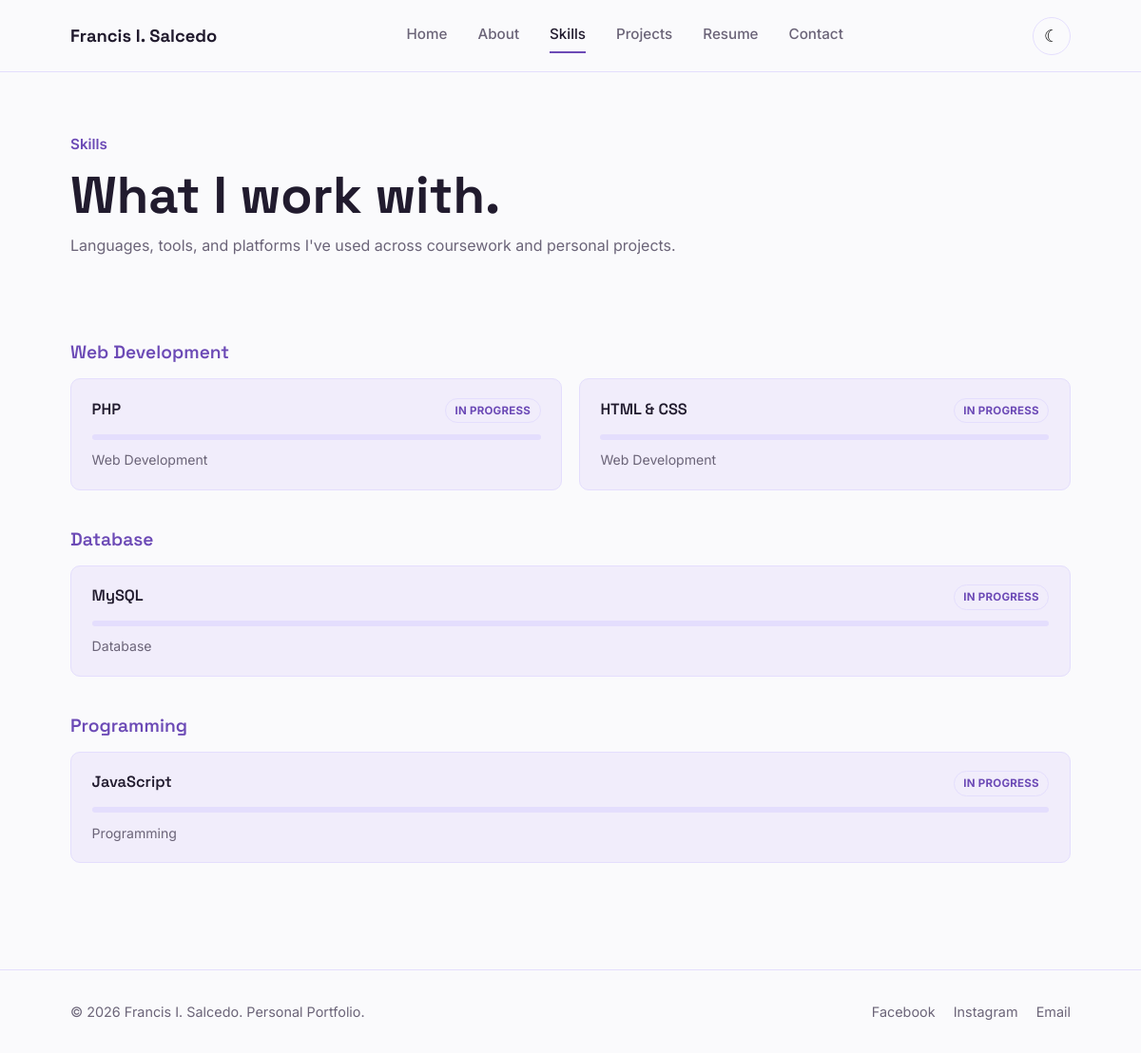
The page /skills.php on the database its author committed.
### tables this page shows
CREATE TABLE settings (setting_key VARCHAR(100) PRIMARY KEY,setting_value TEXT NOT NULL);

CREATE TABLE skills (id INT UNSIGNED AUTO_INCREMENT PRIMARY KEY,name VARCHAR(150) NOT NULL,category VARCHAR(100) NOT NULL DEFAULT '',proficiency TINYINT UNSIGNED NULL,sort_order INT NOT NULL DEFAULT 0);

### includes/bootstrap.php (called while the page is built, shortened)
<?php
function db(): PDO
{
    static $pdo = null;
    if ($pdo instanceof PDO) return $pdo;
    $privateConfig = __DIR__ . '/database.local.php';
    $fileConfig = is_file($privateConfig) ? require $privateConfig : [];
    $host = getenv('PORTFOLIO_DB_HOST') ?: ($fileConfig['host'] ?? '127.0.0.1');
    $name = getenv('PORTFOLIO_DB_NAME') ?: ($fileConfig['name'] ?? 'portfolio');
    $user = getenv('PORTFOLIO_DB_USER') ?: ($fileConfig['user'] ?? 'root');
    $pass = getenv('PORTFOLIO_DB_PASSWORD');
    if ($pass === false) $pass = $fileConfig['password'] ?? '';
    try {
        $pdo = new PDO("mysql:host={$host};dbname={$name};charset=utf8mb4", $user, $pass, [
            PDO::ATTR_ERRMODE => PDO::ERRMODE_EXCEPTION,
            PDO::ATTR_DEFAULT_FETCH_MODE => PDO::FETCH_ASSOC,
            PDO::ATTR_EMULATE_PREPARES => false,
        ]);
    } catch (PDOException $exception) {
        error_log('Portfolio database connection failed: ' . $exception->getMessage());
        throw new RuntimeException('Database connection failed. Check the database configuration.');
    }
    return $pdo;
}
function e(?string $value): string { return htmlspecialchars($value ?? '', ENT_QUOTES | ENT_SUBSTITUTE, 'UTF-8'); }
function portfolio_setting(string $key, string $fallback = ''): string
{
    $q = db()->prepare('SELECT setting_value FROM settings WHERE setting_key = ?'); $q->execute([$key]);
    $value = $q->fetchColumn(); return $value === false ? $fallback : (string)$value;
}
?>

### skills.php (the view, shortened to what this page needs)
<?php
require_once __DIR__ . '/includes/bootstrap.php';
$name = portfolio_setting('name', 'Francis I. Salcedo');
$skills = db()->query('SELECT name, category, proficiency FROM skills ORDER BY sort_order, name')->fetchAll();
$groups = [];
foreach ($skills as $skill) {
    $category = trim((string)$skill['category']) ?: 'Skills';
    $groups[$category][] = $skill;
}
function skill_level_label($level): string {
    if ($level === null || $level === '') return 'In progress';
    return 'Basic';
}
?>
<!DOCTYPE html>
<html lang="en">
<head>
  <link rel="stylesheet" href="css/style.css">
</head>
<body>
  <header class="navbar"><div class="nav-inner">
    <a href="index.php" class="nav-brand"><?= e($name) ?></a>
    <nav class="nav-links" id="navLinks">
      <a href="index.php">Home</a><a href="about.php">About</a><a href="skills.php" aria-current="page">Skills</a><a href="projects.php">Projects</a><a href="resume.php">Resume</a><a href="contact.php">Contact</a>
    </nav>
    <div class="nav-controls"><button class="theme-toggle" id="themeToggle" aria-label="Toggle dark mode"></button></div>
  </div></header>
  <main>
    <section class="page-hero container"><p class="section-label">Skills</p><h1>What I work with.</h1><p>Languages, tools, and platforms I've used across coursework and personal projects.</p></section>
    <section class="section container">
      <?php if ($groups): foreach ($groups as $category => $items): ?>
        <div class="skills-group"><h3><?= e($category) ?></h3><div class="skill-detail-grid">
          <?php foreach ($items as $skill): $level = $skill['proficiency'] === null ? 0 : max(0, min(100, (int)$skill['proficiency'])); ?>
            <article class="skill-item"><div class="skill-item-head"><h4><?= e($skill['name']) ?></h4><span class="skill-level-tag"><?= e(skill_level_label($skill['proficiency'])) ?></span></div>
              <div class="skill-bar-track"><div class="skill-bar-fill" data-level="<?= $level ?>"></div></div>
              <?php if ($skill['category'] !== ''): ?><p><?= e($skill['category']) ?></p><?php endif; ?>
            </article>
          <?php endforeach; ?>
        </div></div>
      <?php endforeach; else: ?><p>Skills have not been added yet.</p><?php endif; ?>
    </section>
  </main>
  <footer class="site-footer"><div class="container footer-inner"><p>&copy; <?= date('Y') ?> <?= e($name) ?>. Personal Portfolio.</p><div class="footer-socials"><a href="https://www.facebook.com/francis.salcedo.26" target="_blank" rel="noopener">Facebook</a><a href="https://www.instagram.com/washi.washi.26" target="_blank" rel="noopener">Instagram</a><a href="mailto:<?= e(portfolio_setting('email', 'salcedofrancis88@gmail.com')) ?>">Email</a></div></div></footer>
</body>
</html>

### css/style.css (style rules this page uses)
:root { --bg: #fafafc; --surface: #f1edfb; --surface-2: #ffffff; --border: #e4defd; --text: #211b2e; --text-muted: #6b6478; --primary: #6c4ab6; --primary-dark: #4e3390; --accent: #b79ced; --on-primary: #ffffff; --radius: 10px; --max-width: 1100px; --shadow: 0 1px 0 rgba(33, 27, 46, 0.04); }
* { box-sizing: border-box; margin: 0; padding: 0; }
html { scroll-behavior: smooth; }
body { background: var(--bg); color: var(--text); font-family: 'Inter', system-ui, -apple-system, sans-serif; font-size: 16px; line-height: 1.6; transition: background 0.25s ease, color 0.25s ease; }
h1, h2, h3, h4 { font-family: 'Space Grotesk', 'Inter', sans-serif; font-weight: 600; line-height: 1.2; color: var(--text); }
h1 { font-size: clamp(2.2rem, 5vw, 3.4rem); font-weight: 700; }
h3 { font-size: 1.2rem; }
p { color: var(--text-muted); max-width: 65ch; }
a { color: inherit; text-decoration: none; }
button { font-family: inherit; cursor: pointer; border: none; background: none; }
.container { max-width: var(--max-width); margin: 0 auto; padding: 0 1.5rem; }
.section { padding-top: 4.5rem; padding-bottom: 4.5rem; }
.section-label { color: var(--primary); font-weight: 600; font-size: 0.95rem; margin-bottom: 0.5rem; }
.navbar { position: sticky; top: 0; z-index: 100; background: color-mix(in srgb, var(--bg) 88%, transparent); backdrop-filter: blur(10px); border-bottom: 1px solid var(--border); }
.nav-inner { display: flex; align-items: center; justify-content: space-between; padding: 1.1rem 1.5rem; max-width: var(--max-width); margin: 0 auto; }
.nav-brand { font-family: 'Space Grotesk', sans-serif; font-weight: 700; font-size: 1.15rem; }
.nav-links { display: flex; gap: 2rem; align-items: center; }
.nav-links a { color: var(--text-muted); font-weight: 500; font-size: 0.95rem; padding: 0.3rem 0; border-bottom: 2px solid transparent; transition: color 0.15s ease, border-color 0.15s ease; }
.nav-links a:hover, .nav-links a.active { color: var(--text); border-color: var(--primary); }
.nav-controls { display: flex; align-items: center; gap: 0.75rem; }
.theme-toggle { width: 40px; height: 40px; border-radius: 50%; border: 1px solid var(--border); display: flex; align-items: center; justify-content: center; font-size: 1.1rem; }
.site-footer { border-top: 1px solid var(--border); padding: 2rem 0; color: var(--text-muted); font-size: 0.9rem; }
.footer-inner { display: flex; justify-content: space-between; align-items: center; flex-wrap: wrap; gap: 1rem; }
.footer-socials { display: flex; gap: 1.2rem; }
.footer-socials a { color: var(--text-muted); }
.skills-group { margin-bottom: 2.5rem; }
.skills-group h3 { margin-bottom: 1rem; color: var(--primary); }
.skill-detail-grid { display: grid; grid-template-columns: repeat(auto-fit, minmax(260px, 1fr)); gap: 1.1rem; }
.skill-item { background: var(--surface); border: 1px solid var(--border); border-radius: var(--radius); padding: 1.2rem 1.35rem; transition: border-color 0.15s ease; }
.skill-item-head { display: flex; justify-content: space-between; align-items: baseline; gap: 0.75rem; margin-bottom: 0.5rem; }
.skill-item-head h4 { font-family: 'Space Grotesk', sans-serif; font-size: 1.02rem; }
.skill-level-tag { flex-shrink: 0; font-size: 0.72rem; font-weight: 700; letter-spacing: 0.02em; text-transform: uppercase; color: var(--primary); border: 1px solid var(--border); padding: 0.2rem 0.6rem; border-radius: 999px; white-space: nowrap; }
.skill-bar-track { height: 6px; background: var(--border); border-radius: 999px; overflow: hidden; margin: 0.7rem 0 0.65rem; }
.skill-item p { font-size: 0.88rem; color: var(--text-muted); max-width: none; }
.page-hero { padding-top: 3.5rem; padding-bottom: 1rem; }
.page-hero p { margin-top: 0.5rem; }

### rows shown on the page
settings: setting_value "Francis I. Salcedo"
skills: name "PHP", proficiency "IN PROGRESS", category "Web Development"
skills: name "HTML & CSS", proficiency "IN PROGRESS", category "Web Development"
skills: name "MySQL", proficiency "IN PROGRESS", category "Database"
skills: category "Programming", name "JavaScript", proficiency "IN PROGRESS"

### other values the page prints
$category "Web Development"
$category "Database"
